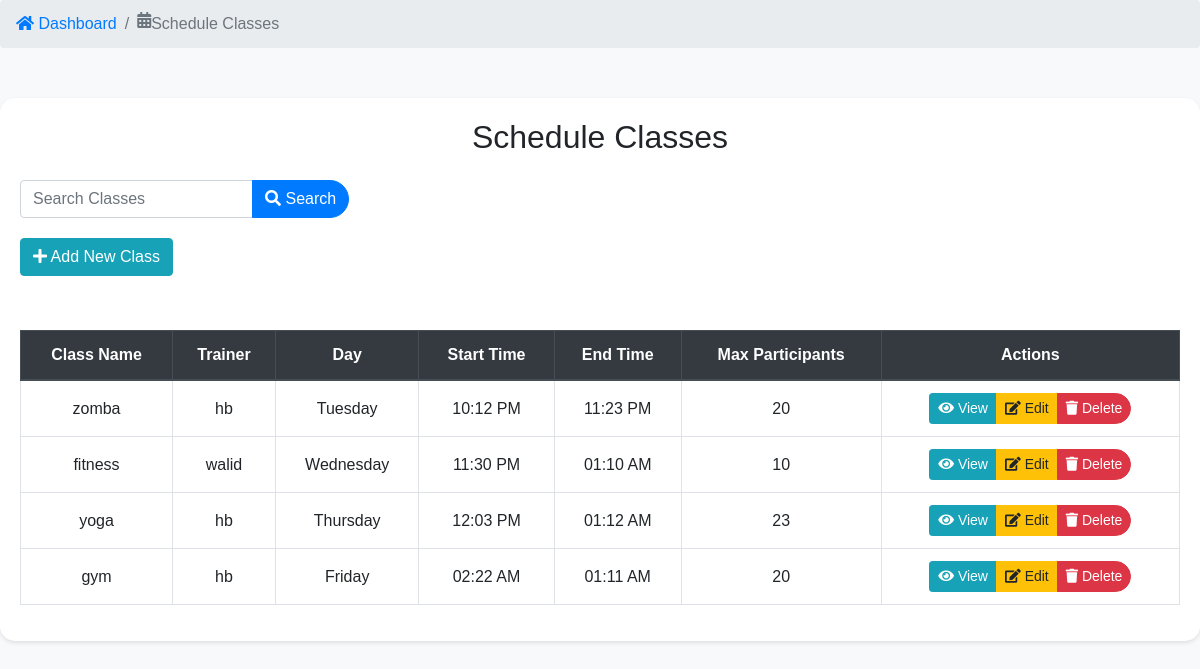
/schedule_class.php (signed in), run on the app's committed database.
### tables this page shows
CREATE TABLE `class_schedules` (
  `class_id` int(11) NOT NULL,
  `class_name` varchar(255) NOT NULL,
  `trainer_id` int(11) NOT NULL,
  `day` enum('Monday','Tuesday','Wednesday','Thursday','Friday','Saturday','Sunday') NOT NULL,
  `start_time` time NOT NULL,
  `end_time` time NOT NULL,
  `max_participants` int(11) DEFAULT '20',
  `created_at` timestamp NOT NULL DEFAULT CURRENT_TIMESTAMP
);

CREATE TABLE `users` (
  `user_id` int(11) NOT NULL,
  `name` varchar(255) DEFAULT NULL,
  `email` varchar(255) DEFAULT NULL,
  `password` varchar(255) DEFAULT NULL,
  `role` varchar(50) DEFAULT NULL,
  `image` varchar(255) DEFAULT NULL,
  `phone` varchar(20) DEFAULT NULL,
  `created_at` timestamp NOT NULL DEFAULT CURRENT_TIMESTAMP
);

### schedule_class.php (the view, shortened to what this page needs)
<?php
include 'config.php';
$search_query = '';
$search_sql = '';
$schedules_result = $conn->query("SELECT cs.class_id, cs.class_name, u.name as trainer_name, cs.day, cs.start_time, cs.end_time, cs.max_participants, cs.trainer_id FROM class_schedules cs JOIN users u ON cs.trainer_id = u.user_id WHERE 1=1 $search_sql ORDER BY cs.day, cs.start_time");
?>
<!DOCTYPE html>
<html lang="en">
<head>
    <link rel="stylesheet" href="https://maxcdn.bootstrapcdn.com/bootstrap/4.5.2/css/bootstrap.min.css">
    <link rel="stylesheet" href="https://cdnjs.cloudflare.com/ajax/libs/font-awesome/5.15.4/css/all.min.css">
</head>
<body>
<nav aria-label="breadcrumb" style="text-align: center;">
  <ol class="breadcrumb">
    <li class="breadcrumb-item">
      <a href="admin_dashboard.php">
        <i class="fas fa-home"></i> Dashboard
      </a>
    </li>
    <li class="breadcrumb-item active" aria-current="page">
      <i class="fas fa-calendar-alt"></i> Schedule Classes
    </li>
  </ol>
</nav>
<div class="main-container">
    <h2 class="text-center mb-4">Schedule Classes</h2>
    <form class="form-inline search-bar" action="schedule_class.php" method="get">
        <div class="input-group">
            <input type="text" class="form-control" name="search_query" placeholder="Search Classes" value="<?php echo htmlspecialchars($search_query); ?>">
            <div class="input-group-append">
                <button class="btn btn-primary" type="submit"><i class="fas fa-search"></i> Search</button>
            </div>
        </div>
    </form>
    <button class="btn btn-info mb-4" data-toggle="modal" data-target="#addClassModal"><i class="fas fa-plus"></i> Add New Class</button>
    <div class="table-container">
        <table class="table table-hover table-bordered">
            <thead class="thead-dark" >
                <tr>
                    <th>Class Name</th>
                    <th>Trainer</th>
                    <th>Day</th>
                    <th>Start Time</th>
                    <th>End Time</th>
                    <th>Max Participants</th>
                    <th>Actions</th>
                </tr>
            </thead>
            <tbody>
                <?php if ($schedules_result && $schedules_result->num_rows > 0): ?>
                    <?php while ($schedule = $schedules_result->fetch_assoc()): ?>
                        <tr>
                            <td><?php echo htmlspecialchars($schedule['class_name']); ?></td>
                            <td><?php echo htmlspecialchars($schedule['trainer_name']); ?></td>
                            <td><?php echo htmlspecialchars($schedule['day']); ?></td>
                            <td><?php echo date('h:i A', strtotime($schedule['start_time'])); ?></td>
                            <td><?php echo date('h:i A', strtotime($schedule['end_time'])); ?></td>
                            <td><?php echo htmlspecialchars($schedule['max_participants']); ?></td>
                            <td>
                                <div class="btn-group">
                                    <button class="btn btn-info btn-sm" data-toggle="modal" data-target="#viewClassModal<?php echo $schedule['class_id']; ?>"><i class="fas fa-eye"></i> View</button>
                                    <button class="btn btn-warning btn-sm" data-toggle="modal" data-target="#editClassModal<?php echo $schedule['class_id']; ?>"><i class="fas fa-edit"></i> Edit</button>
                                    <button class="btn btn-danger btn-sm" data-toggle="modal" data-target="#deleteClassModal<?php echo $schedule['class_id']; ?>"><i class="fas fa-trash"></i> Delete</button>
                                </div>
                            </td>
                        </tr>
                    <?php endwhile; ?>
                <?php else: ?>
                    <tr><td colspan="7">No classes scheduled.</td></tr>
                <?php endif; ?>
            </tbody>
        </table>
    </div>
</div>
</body>
</html>

### schedule_class.php (style rules this page uses)
body { font-family: Arial, sans-serif; background-color: #f8f9fa; }
.main-container { max-width: 1200px; margin: 50px auto; padding: 20px; background-color: #ffffff; border-radius: 15px; box-shadow: 0 2px 4px rgba(0,0,0,0.1); }
.btn-primary, .btn-success, .btn-warning, .btn-danger { border-radius: 20px; }
.table-container { margin-top: 30px; }
.table th, .table td { vertical-align: middle; text-align: center; }
.search-bar { margin-bottom: 20px; }

### data on the page
class_schedules: class_name "zomba", trainer.name "hb", day "Tuesday", start_time "10:12 PM", end_time "11:23 PM", max_participants "20"
class_schedules: class_name "fitness", trainer.name "walid", day "Wednesday", start_time "11:30 PM", end_time "01:10 AM", max_participants "10"
class_schedules: class_name "yoga", trainer.name "hb", day "Thursday", start_time "12:03 PM", end_time "01:12 AM", max_participants "23"
class_schedules: class_name "gym", trainer.name "hb", day "Friday", start_time "02:22 AM", end_time "01:11 AM", max_participants "20"
